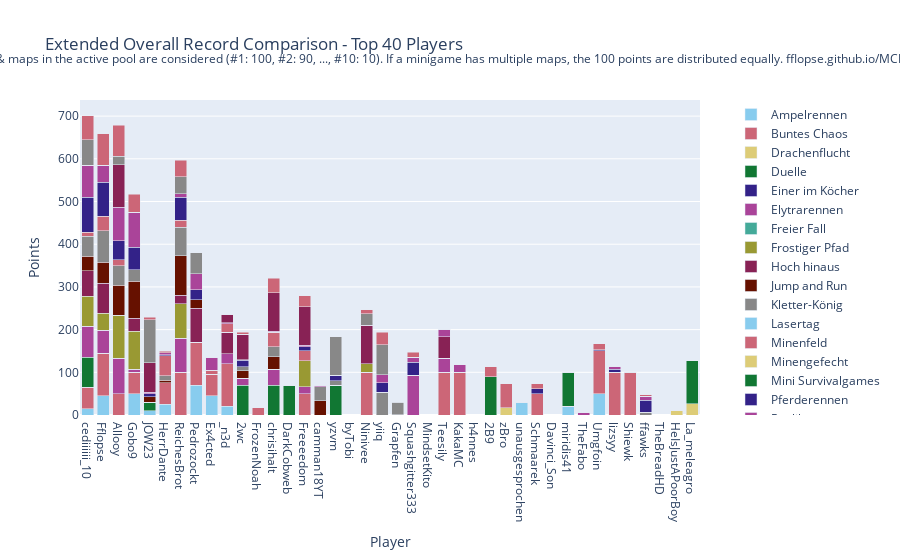

Notebook source saved alongside this figure:
### Code cell
import plotly.graph_objects as go

# Sum all columns to get the total score
outDf['Total'] = outDf.sum(axis=1)

# Sort by total score and fill N/A values with 0
outDf = outDf.sort_values(by='Total', ascending=False).fillna(0)

# Crop to top 10 players
cropDf = outDf.head(40).copy()

# Drop the 'Total' column for plotting
cropDf = cropDf.drop(columns=['Total'])

# Create a color palette
color_palette = px.colors.qualitative.Safe

# Create the stacked bar plot
fig = go.Figure()

for column in cropDf.columns.difference(['Player']):
    fig.add_trace(go.Bar(
        x=cropDf.index,
        y=cropDf[column],
        name=column,
        marker_color=color_palette[len(fig.data) % len(color_palette)]
    ))

# Update layout
fig.update_layout(
    barmode='stack',
    title='Extended Overall Record Comparison - Top 40 Players',
    xaxis=dict(title='Player'),
    yaxis=dict(title='Points'),
    #height=800,
    #width=1000,
    legend=dict(
        x=1.05,
        y=0.5,
        traceorder='normal',
        font=dict(size=12),
        bgcolor='rgba(255, 255, 255, 0)',
        bordercolor='rgba(0, 0, 0, 0)'
    ),
    margin=dict(r=200),  # Adjust right margin to make room for the legend
    annotations=[
        dict(
            x=0.5,
            y=1.1635,
            xref='paper',
            yref='paper',
            text='Max 100 points per minigame. Records #1 through #10 of games & maps in the active pool are considered (#1: 100, #2: 90, ..., #10: 10). If a minigame has multiple maps, the 100 points are distributed equally. fflopse.github.io/MCP-Records/data-analysis/global-ranking.ipynb',
            showarrow=False,
            font=dict(size=12),
            xanchor='center'
        )
    ]
)

fig.show()

# save the plot as an html file

fig.write_html('out/ext_overall_record_comparison.html')

### Figure 1 — Plotly figure (JSON) as saved in the notebook; plotly's stock layout.template omitted (floating-point values rounded to 4 significant figures; data arrays with more than 128 entries replaced by an {"elided": "..."} marker saying what was removed)
{"data": [{"marker": {"color": "rgb(136, 204, 238)"}, "name": "Ampelrennen", "type": "bar", "x": ["cediiiiii_10", "Fflopse", "Allooy", "Gobo9", "JOW23", "HerrDante", "ReichesBrot", "Pedrozockt", "Ex4cted", "_n3d", "2wc", "FrozenNoah", "chrisihalt", "DarkCobweb", "Freeeedom", "camman18YT", "yzvm", "byTobi", "Ninivee", "yiiq", "Grapfen", "Squashgitter333", "MindsetKito", "Teesily", "KakaMC", "h4nnes", "2B9", "zBro", "unausgesprochen", "Schmaarek", "Davinci_Son", "miridis41", "TheFabo", "Umgfoin", "lizsyy", "Shiewk", "ffawks", "TheBreadHD", "HeIsJustAPoorBoy", "La_meleagro"], "y": [15, 45, 0, 50, 10, 25, 0, 70, 45, 20, 0, 0, 0, 0, 0, 0, 0, 0, 0, 0, 0, 0, 0, 0, 0, 0, 0, 0, 30, 0, 0, 20, 0, 50, 0, 0, 0, 0, 0, 0]}, {"marker": {"color": "rgb(204, 102, 119)"}, "name": "Buntes Chaos", "type": "bar", "x": ["cediiiiii_10", "Fflopse", "Allooy", "Gobo9", "JOW23", "HerrDante", "ReichesBrot", "Pedrozockt", "Ex4cted", "_n3d", "2wc", "FrozenNoah", "chrisihalt", "DarkCobweb", "Freeeedom", "camman18YT", "yzvm", "byTobi", "Ninivee", "yiiq", "Grapfen", "Squashgitter333", "MindsetKito", "Teesily", "KakaMC", "h4nnes", "2B9", "zBro", "unausgesprochen", "Schmaarek", "Davinci_Son", "miridis41", "TheFabo", "Umgfoin", "lizsyy", "Shiewk", "ffawks", "TheBreadHD", "HeIsJustAPoorBoy", "La_meleagro"], "y": [50, 100, 50, 50, 0, 50, 100, 100, 50, 100, 0, 0, 0, 0, 50, 0, 0, 0, 100, 0, 0, 0, 0, 100, 100, 0, 0, 0, 0, 50, 0, 0, 0, 100, 100, 100, 0, 0, 0, 0]}, {"marker": {"color": "rgb(221, 204, 119)"}, "name": "Drachenflucht", "type": "bar", "x": ["cediiiiii_10", "Fflopse", "Allooy", "Gobo9", "JOW23", "HerrDante", "ReichesBrot", "Pedrozockt", "Ex4cted", "_n3d", "2wc", "FrozenNoah", "chrisihalt", "DarkCobweb", "Freeeedom", "camman18YT", "yzvm", "byTobi", "Ninivee", "yiiq", "Grapfen", "Squashgitter333", "MindsetKito", "Teesily", "KakaMC", "h4nnes", "2B9", "zBro", "unausgesprochen", "Schmaarek", "Davinci_Son", "miridis41", "TheFabo", "Umgfoin", "lizsyy", "Shiewk", "ffawks", "TheBreadHD", "HeIsJustAPoorBoy", "La_meleagro"], "y": [0, 0, 0, 0, 0, 0, 0, 0, 0, 0, 0, 0, 0, 0, 0, 0, 0, 0, 0, 0, 0, 0, 0, 0, 0, 0, 0, 16.67, 0, 0, 0, 0, 0, 0, 0, 0, 0, 0, 10, 26.67]}, {"marker": {"color": "rgb(17, 119, 51)"}, "name": "Duelle", "type": "bar", "x": ["cediiiiii_10", "Fflopse", "Allooy", "Gobo9", "JOW23", "HerrDante", "ReichesBrot", "Pedrozockt", "Ex4cted", "_n3d", "2wc", "FrozenNoah", "chrisihalt", "DarkCobweb", "Freeeedom", "camman18YT", "yzvm", "byTobi", "Ninivee", "yiiq", "Grapfen", "Squashgitter333", "MindsetKito", "Teesily", "KakaMC", "h4nnes", "2B9", "zBro", "unausgesprochen", "Schmaarek", "Davinci_Son", "miridis41", "TheFabo", "Umgfoin", "lizsyy", "Shiewk", "ffawks", "TheBreadHD", "HeIsJustAPoorBoy", "La_meleagro"], "y": [70, 0, 0, 0, 20, 0, 0, 0, 0, 0, 70, 0, 70, 70, 0, 0, 70, 0, 0, 0, 0, 0, 0, 0, 0, 0, 90, 0, 0, 0, 0, 80, 0, 0, 0, 0, 0, 0, 0, 100]}, {"marker": {"color": "rgb(51, 34, 136)"}, "name": "Einer im Köcher", "type": "bar", "x": ["cediiiiii_10", "Fflopse", "Allooy", "Gobo9", "JOW23", "HerrDante", "ReichesBrot", "Pedrozockt", "Ex4cted", "_n3d", "2wc", "FrozenNoah", "chrisihalt", "DarkCobweb", "Freeeedom", "camman18YT", "yzvm", "byTobi", "Ninivee", "yiiq", "Grapfen", "Squashgitter333", "MindsetKito", "Teesily", "KakaMC", "h4nnes", "2B9", "zBro", "unausgesprochen", "Schmaarek", "Davinci_Son", "miridis41", "TheFabo", "Umgfoin", "lizsyy", "Shiewk", "ffawks", "TheBreadHD", "HeIsJustAPoorBoy", "La_meleagro"], "y": [[40, 40, 40], [80, 80, 80], [83.33, 83.33, 83.33], [6.667, 6.667, 6.667], [13.33, 13.33, 13.33], [76.67, 76.67, 76.67], [6.667, 6.667, 6.667], [0, 0, 0], [0, 0, 0], [10, 10, 10], [0, 0, 0], [73.33, 73.33, 73.33], [0, 0, 0], [0, 0, 0], [33.33, 33.33, 33.33], [0, 0, 0], [0, 0, 0], [30, 30, 30], [0, 0, 0], [0, 0, 0], [0, 0, 0], [0, 0, 0], [30, 30, 30], [20, 20, 20], [0, 0, 0], [50, 50, 50], [0, 0, 0], [0, 0, 0], [0, 0, 0], [0, 0, 0], [0, 0, 0], [0, 0, 0], [10, 10, 10], [0, 0, 0], [0, 0, 0], [0, 0, 0], [0, 0, 0], [0, 0, 0], [0, 0, 0], [0, 0, 0]]}, {"marker": {"color": "rgb(170, 68, 153)"}, "name": "Elytrarennen", "type": "bar", "x": ["cediiiiii_10", "Fflopse", "Allooy", "Gobo9", "JOW23", "HerrDante", "ReichesBrot", "Pedrozockt", "Ex4cted", "_n3d", "2wc", "FrozenNoah", "chrisihalt", "DarkCobweb", "Freeeedom", "camman18YT", "yzvm", "byTobi", "Ninivee", "yiiq", "Grapfen", "Squashgitter333", "MindsetKito", "Teesily", "KakaMC", "h4nnes", "2B9", "zBro", "unausgesprochen", "Schmaarek", "Davinci_Son", "miridis41", "TheFabo", "Umgfoin", "lizsyy", "Shiewk", "ffawks", "TheBreadHD", "HeIsJustAPoorBoy", "La_meleagro"], "y": [73.33, 53.33, 83.33, 6.667, 0, 0, 80, 0, 0, 23.33, 16.67, 0, 36.67, 0, 16.67, 0, 0, 0, 0, 0, 0, 93.33, 0, 33.33, 0, 0, 0, 0, 0, 0, 0, 0, 0, 0, 0, 0, 0, 0, 0, 0]}, {"marker": {"color": "rgb(68, 170, 153)"}, "name": "Freier Fall", "type": "bar", "x": ["cediiiiii_10", "Fflopse", "Allooy", "Gobo9", "JOW23", "HerrDante", "ReichesBrot", "Pedrozockt", "Ex4cted", "_n3d", "2wc", "FrozenNoah", "chrisihalt", "DarkCobweb", "Freeeedom", "camman18YT", "yzvm", "byTobi", "Ninivee", "yiiq", "Grapfen", "Squashgitter333", "MindsetKito", "Teesily", "KakaMC", "h4nnes", "2B9", "zBro", "unausgesprochen", "Schmaarek", "Davinci_Son", "miridis41", "TheFabo", "Umgfoin", "lizsyy", "Shiewk", "ffawks", "TheBreadHD", "HeIsJustAPoorBoy", "La_meleagro"], "y": [0, 0, 0, 0, 0, 0, 0, 0, 0, 0, 0, 0, 0, 0, 0, 0, 0, 0, 0, 0, 0, 0, 0, 0, 0, 0, 0, 0, 0, 0, 0, 0, 0, 0, 0, 0, 0, 0, 0, 0]}, {"marker": {"color": "rgb(153, 153, 51)"}, "name": "Frostiger Pfad", "type": "bar", "x": ["cediiiiii_10", "Fflopse", "Allooy", "Gobo9", "JOW23", "HerrDante", "ReichesBrot", "Pedrozockt", "Ex4cted", "_n3d", "2wc", "FrozenNoah", "chrisihalt", "DarkCobweb", "Freeeedom", "camman18YT", "yzvm", "byTobi", "Ninivee", "yiiq", "Grapfen", "Squashgitter333", "MindsetKito", "Teesily", "KakaMC", "h4nnes", "2B9", "zBro", "unausgesprochen", "Schmaarek", "Davinci_Son", "miridis41", "TheFabo", "Umgfoin", "lizsyy", "Shiewk", "ffawks", "TheBreadHD", "HeIsJustAPoorBoy", "La_meleagro"], "y": [70, 40, 100, 90, 0, 0, 80, 0, 0, 0, 0, 0, 0, 0, 60, 0, 0, 0, 20, 0, 0, 0, 0, 0, 0, 0, 0, 0, 0, 0, 0, 0, 0, 0, 0, 0, 0, 0, 0, 0]}, {"marker": {"color": "rgb(136, 34, 85)"}, "name": "Hoch hinaus", "type": "bar", "x": ["cediiiiii_10", "Fflopse", "Allooy", "Gobo9", "JOW23", "HerrDante", "ReichesBrot", "Pedrozockt", "Ex4cted", "_n3d", "2wc", "FrozenNoah", "chrisihalt", "DarkCobweb", "Freeeedom", "camman18YT", "yzvm", "byTobi", "Ninivee", "yiiq", "Grapfen", "Squashgitter333", "MindsetKito", "Teesily", "KakaMC", "h4nnes", "2B9", "zBro", "unausgesprochen", "Schmaarek", "Davinci_Son", "miridis41", "TheFabo", "Umgfoin", "lizsyy", "Shiewk", "ffawks", "TheBreadHD", "HeIsJustAPoorBoy", "La_meleagro"], "y": [60, 70, 0, 30, 0, 0, 20, 80, 0, 50, 0, 0, 0, 0, 0, 0, 0, 0, 90, 0, 0, 0, 0, 50, 0, 0, 0, 0, 0, 0, 0, 0, 0, 0, 0, 0, 0, 0, 0, 0]}, {"marker": {"color": "rgb(102, 17, 0)"}, "name": "Jump and Run", "type": "bar", "x": ["cediiiiii_10", "Fflopse", "Allooy", "Gobo9", "JOW23", "HerrDante", "ReichesBrot", "Pedrozockt", "Ex4cted", "_n3d", "2wc", "FrozenNoah", "chrisihalt", "DarkCobweb", "Freeeedom", "camman18YT", "yzvm", "byTobi", "Ninivee", "yiiq", "Grapfen", "Squashgitter333", "MindsetKito", "Teesily", "KakaMC", "h4nnes", "2B9", "zBro", "unausgesprochen", "Schmaarek", "Davinci_Son", "miridis41", "TheFabo", "Umgfoin", "lizsyy", "Shiewk", "ffawks", "TheBreadHD", "HeIsJustAPoorBoy", "La_meleagro"], "y": [33.33, 50, 70, 86.67, 13.33, 6.667, 93.33, 20, 0, 0, 16.67, 0, 30, 0, 0, 33.33, 0, 0, 0, 0, 0, 0, 0, 0, 0, 0, 0, 0, 0, 0, 0, 0, 0, 0, 0, 0, 0, 0, 0, 0]}, {"marker": {"color": "rgb(136, 136, 136)"}, "name": "Kletter-König", "type": "bar", "x": ["cediiiiii_10", "Fflopse", "Allooy", "Gobo9", "JOW23", "HerrDante", "ReichesBrot", "Pedrozockt", "Ex4cted", "_n3d", "2wc", "FrozenNoah", "chrisihalt", "DarkCobweb", "Freeeedom", "camman18YT", "yzvm", "byTobi", "Ninivee", "yiiq", "Grapfen", "Squashgitter333", "MindsetKito", "Teesily", "KakaMC", "h4nnes", "2B9", "zBro", "unausgesprochen", "Schmaarek", "Davinci_Son", "miridis41", "TheFabo", "Umgfoin", "lizsyy", "Shiewk", "ffawks", "TheBreadHD", "HeIsJustAPoorBoy", "La_meleagro"], "y": [46.67, 73.33, 46.67, 26.67, 0, 10, 66.67, 0, 0, 0, 10, 0, 23.33, 0, 0, 33.33, 10, 0, 26.67, 53.33, 0, 0, 0, 0, 0, 0, 0, 0, 0, 0, 0, 0, 0, 0, 0, 0, 6.667, 0, 0, 0]}, {"marker": {"color": "rgb(136, 204, 238)"}, "name": "Lasertag", "type": "bar", "x": ["cediiiiii_10", "Fflopse", "Allooy", "Gobo9", "JOW23", "HerrDante", "ReichesBrot", "Pedrozockt", "Ex4cted", "_n3d", "2wc", "FrozenNoah", "chrisihalt", "DarkCobweb", "Freeeedom", "camman18YT", "yzvm", "byTobi", "Ninivee", "yiiq", "Grapfen", "Squashgitter333", "MindsetKito", "Teesily", "KakaMC", "h4nnes", "2B9", "zBro", "unausgesprochen", "Schmaarek", "Davinci_Son", "miridis41", "TheFabo", "Umgfoin", "lizsyy", "Shiewk", "ffawks", "TheBreadHD", "HeIsJustAPoorBoy", "La_meleagro"], "y": [[20, 20, 20], [83.33, 83.33, 83.33], [0, 0, 0], [20, 20, 20], [40, 40, 40], [83.33, 83.33, 83.33], [13.33, 13.33, 13.33], [26.67, 26.67, 26.67], [30, 30, 30], [0, 0, 0], [23.33, 23.33, 23.33], [0, 0, 0], [0, 0, 0], [0, 0, 0], [0, 0, 0], [0, 0, 0], [0, 0, 0], [0, 0, 0], [0, 0, 0], [0, 0, 0], [10, 10, 10], [0, 0, 0], [33.33, 33.33, 33.33], [0, 0, 0], [0, 0, 0], [20, 20, 20], [0, 0, 0], [6.667, 6.667, 6.667], [30, 30, 30], [0, 0, 0], [10, 10, 10], [0, 0, 0], [43.33, 43.33, 43.33], [0, 0, 0], [0, 0, 0], [0, 0, 0], [26.67, 26.67, 26.67], [0, 0, 0], [0, 0, 0], [0, 0, 0]]}, {"marker": {"color": "rgb(204, 102, 119)"}, "name": "Minenfeld", "type": "bar", "x": ["cediiiiii_10", "Fflopse", "Allooy", "Gobo9", "JOW23", "HerrDante", "ReichesBrot", "Pedrozockt", "Ex4cted", "_n3d", "2wc", "FrozenNoah", "chrisihalt", "DarkCobweb", "Freeeedom", "camman18YT", "yzvm", "byTobi", "Ninivee", "yiiq", "Grapfen", "Squashgitter333", "MindsetKito", "Teesily", "KakaMC", "h4nnes", "2B9", "zBro", "unausgesprochen", "Schmaarek", "Davinci_Son", "miridis41", "TheFabo", "Umgfoin", "lizsyy", "Shiewk", "ffawks", "TheBreadHD", "HeIsJustAPoorBoy", "La_meleagro"], "y": [10, 33.33, 13.33, 0, 0, 46.67, 16.67, 0, 10, 20, 0, 16.67, 33.33, 0, 23.33, 0, 0, 0, 10, 0, 0, 0, 0, 0, 0, 0, 23.33, 56.67, 0, 0, 0, 0, 0, 0, 0, 0, 0, 0, 0, 0]}, {"marker": {"color": "rgb(221, 204, 119)"}, "name": "Minengefecht", "type": "bar", "x": ["cediiiiii_10", "Fflopse", "Allooy", "Gobo9", "JOW23", "HerrDante", "ReichesBrot", "Pedrozockt", "Ex4cted", "_n3d", "2wc", "FrozenNoah", "chrisihalt", "DarkCobweb", "Freeeedom", "camman18YT", "yzvm", "byTobi", "Ninivee", "yiiq", "Grapfen", "Squashgitter333", "MindsetKito", "Teesily", "KakaMC", "h4nnes", "2B9", "zBro", "unausgesprochen", "Schmaarek", "Davinci_Son", "miridis41", "TheFabo", "Umgfoin", "lizsyy", "Shiewk", "ffawks", "TheBreadHD", "HeIsJustAPoorBoy", "La_meleagro"], "y": [[72.5, 72.5, 72.5], [10, 10, 10], [47.5, 47.5, 47.5], [50, 50, 50], [52.5, 52.5, 52.5], [7.5, 7.5, 7.5], [10, 10, 10], [0, 0, 0], [0, 0, 0], [7.5, 7.5, 7.5], [20, 20, 20], [55, 55, 55], [45, 45, 45], [52.5, 52.5, 52.5], [0, 0, 0], [0, 0, 0], [30, 30, 30], [0, 0, 0], [0, 0, 0], [47.5, 47.5, 47.5], [10, 10, 10], [0, 0, 0], [0, 0, 0], [0, 0, 0], [0, 0, 0], [0, 0, 0], [0, 0, 0], [0, 0, 0], [0, 0, 0], [20, 20, 20], [20, 20, 20], [0, 0, 0], [0, 0, 0], [0, 0, 0], [0, 0, 0], [0, 0, 0], [7.5, 7.5, 7.5], [0, 0, 0], [0, 0, 0], [0, 0, 0]]}, {"marker": {"color": "rgb(17, 119, 51)"}, "name": "Mini Survivalgames", "type": "bar", "x": ["cediiiiii_10", "Fflopse", "Allooy", "Gobo9", "JOW23", "HerrDante", "ReichesBrot", "Pedrozockt", "Ex4cted", "_n3d", "2wc", "FrozenNoah", "chrisihalt", "DarkCobweb", "Freeeedom", "camman18YT", "yzvm", "byTobi", "Ninivee", "yiiq", "Grapfen", "Squashgitter333", "MindsetKito", "Teesily", "KakaMC", "h4nnes", "2B9", "zBro", "unausgesprochen", "Schmaarek", "Davinci_Son", "miridis41", "TheFabo", "Umgfoin", "lizsyy", "Shiewk", "ffawks", "TheBreadHD", "HeIsJustAPoorBoy", "La_meleagro"], "y": {"elided": "40x4 float values"}}, {"marker": {"color": "rgb(51, 34, 136)"}, "name": "Pferderennen", "type": "bar", "x": ["cediiiiii_10", "Fflopse", "Allooy", "Gobo9", "JOW23", "HerrDante", "ReichesBrot", "Pedrozockt", "Ex4cted", "_n3d", "2wc", "FrozenNoah", "chrisihalt", "DarkCobweb", "Freeeedom", "camman18YT", "yzvm", "byTobi", "Ninivee", "yiiq", "Grapfen", "Squashgitter333", "MindsetKito", "Teesily", "KakaMC", "h4nnes", "2B9", "zBro", "unausgesprochen", "Schmaarek", "Davinci_Son", "miridis41", "TheFabo", "Umgfoin", "lizsyy", "Shiewk", "ffawks", "TheBreadHD", "HeIsJustAPoorBoy", "La_meleagro"], "y": [81.67, 80, 45, 53.33, 6.667, 3.333, 53.33, 23.33, 0, 0, 15, 0, 0, 0, 10, 0, 13.33, 0, 0, 21.67, 0, 30, 0, 0, 0, 0, 0, 0, 0, 11.67, 0, 0, 0, 3.333, 6.667, 0, 28.33, 0, 0, 0]}, {"marker": {"color": "rgb(170, 68, 153)"}, "name": "Replika", "type": "bar", "x": ["cediiiiii_10", "Fflopse", "Allooy", "Gobo9", "JOW23", "HerrDante", "ReichesBrot", "Pedrozockt", "Ex4cted", "_n3d", "2wc", "FrozenNoah", "chrisihalt", "DarkCobweb", "Freeeedom", "camman18YT", "yzvm", "byTobi", "Ninivee", "yiiq", "Grapfen", "Squashgitter333", "MindsetKito", "Teesily", "KakaMC", "h4nnes", "2B9", "zBro", "unausgesprochen", "Schmaarek", "Davinci_Son", "miridis41", "TheFabo", "Umgfoin", "lizsyy", "Shiewk", "ffawks", "TheBreadHD", "HeIsJustAPoorBoy", "La_meleagro"], "y": [74.85, 39.71, 77.86, 81.65, 2.718, 3.883, 8.35, 37.09, 30, 2.427, 0.9709, 0, 2.621, 0, 3.01, 3.107, 0, 0, 0, 19.03, 0.1942, 12.14, 0, 17.67, 17.67, 0, 0, 0, 0, 0, 0, 0, 5.34, 0, 7.767, 0, 8.544, 0, 0, 0.7767]}, {"marker": {"color": "rgb(68, 170, 153)"}, "name": "Sammelwahn", "type": "bar", "x": ["cediiiiii_10", "Fflopse", "Allooy", "Gobo9", "JOW23", "HerrDante", "ReichesBrot", "Pedrozockt", "Ex4cted", "_n3d", "2wc", "FrozenNoah", "chrisihalt", "DarkCobweb", "Freeeedom", "camman18YT", "yzvm", "byTobi", "Ninivee", "yiiq", "Grapfen", "Squashgitter333", "MindsetKito", "Teesily", "KakaMC", "h4nnes", "2B9", "zBro", "unausgesprochen", "Schmaarek", "Davinci_Son", "miridis41", "TheFabo", "Umgfoin", "lizsyy", "Shiewk", "ffawks", "TheBreadHD", "HeIsJustAPoorBoy", "La_meleagro"], "y": {"elided": "40x4 float values"}}, {"marker": {"color": "rgb(153, 153, 51)"}, "name": "Schießstand", "type": "bar", "x": ["cediiiiii_10", "Fflopse", "Allooy", "Gobo9", "JOW23", "HerrDante", "ReichesBrot", "Pedrozockt", "Ex4cted", "_n3d", "2wc", "FrozenNoah", "chrisihalt", "DarkCobweb", "Freeeedom", "camman18YT", "yzvm", "byTobi", "Ninivee", "yiiq", "Grapfen", "Squashgitter333", "MindsetKito", "Teesily", "KakaMC", "h4nnes", "2B9", "zBro", "unausgesprochen", "Schmaarek", "Davinci_Son", "miridis41", "TheFabo", "Umgfoin", "lizsyy", "Shiewk", "ffawks", "TheBreadHD", "HeIsJustAPoorBoy", "La_meleagro"], "y": {"elided": "40x4 float values"}}, {"marker": {"color": "rgb(136, 34, 85)"}, "name": "Spleef", "type": "bar", "x": ["cediiiiii_10", "Fflopse", "Allooy", "Gobo9", "JOW23", "HerrDante", "ReichesBrot", "Pedrozockt", "Ex4cted", "_n3d", "2wc", "FrozenNoah", "chrisihalt", "DarkCobweb", "Freeeedom", "camman18YT", "yzvm", "byTobi", "Ninivee", "yiiq", "Grapfen", "Squashgitter333", "MindsetKito", "Teesily", "KakaMC", "h4nnes", "2B9", "zBro", "unausgesprochen", "Schmaarek", "Davinci_Son", "miridis41", "TheFabo", "Umgfoin", "lizsyy", "Shiewk", "ffawks", "TheBreadHD", "HeIsJustAPoorBoy", "La_meleagro"], "y": [0, 0, 100, 0, 70, 0, 0, 0, 0, 20, 60, 0, 90, 0, 90, 0, 0, 0, 0, 0, 0, 0, 0, 0, 0, 0, 0, 0, 0, 0, 0, 0, 0, 0, 0, 0, 0, 0, 0, 0]}, {"marker": {"color": "rgb(102, 17, 0)"}, "name": "Todeswürfel", "type": "bar", "x": ["cediiiiii_10", "Fflopse", "Allooy", "Gobo9", "JOW23", "HerrDante", "ReichesBrot", "Pedrozockt", "Ex4cted", "_n3d", "2wc", "FrozenNoah", "chrisihalt", "DarkCobweb", "Freeeedom", "camman18YT", "yzvm", "byTobi", "Ninivee", "yiiq", "Grapfen", "Squashgitter333", "MindsetKito", "Teesily", "KakaMC", "h4nnes", "2B9", "zBro", "unausgesprochen", "Schmaarek", "Davinci_Son", "miridis41", "TheFabo", "Umgfoin", "lizsyy", "Shiewk", "ffawks", "TheBreadHD", "HeIsJustAPoorBoy", "La_meleagro"], "y": [0, 0, 0, 0, 0, 0, 0, 0, 0, 0, 0, 0, 0, 0, 0, 0, 0, 0, 0, 0, 0, 0, 0, 0, 0, 0, 0, 0, 0, 0, 0, 0, 0, 0, 0, 0, 0, 0, 0, 0]}, {"marker": {"color": "rgb(136, 136, 136)"}, "name": "Waffenfolge", "type": "bar", "x": ["cediiiiii_10", "Fflopse", "Allooy", "Gobo9", "JOW23", "HerrDante", "ReichesBrot", "Pedrozockt", "Ex4cted", "_n3d", "2wc", "FrozenNoah", "chrisihalt", "DarkCobweb", "Freeeedom", "camman18YT", "yzvm", "byTobi", "Ninivee", "yiiq", "Grapfen", "Squashgitter333", "MindsetKito", "Teesily", "KakaMC", "h4nnes", "2B9", "zBro", "unausgesprochen", "Schmaarek", "Davinci_Son", "miridis41", "TheFabo", "Umgfoin", "lizsyy", "Shiewk", "ffawks", "TheBreadHD", "HeIsJustAPoorBoy", "La_meleagro"], "y": [60, 0, 20, 0, 100, 0, 40, 50, 0, 0, 0, 0, 0, 0, 0, 0, 90, 0, 0, 70, 30, 0, 0, 0, 0, 0, 0, 0, 0, 0, 0, 0, 0, 0, 0, 0, 0, 0, 0, 0]}, {"marker": {"color": "rgb(136, 204, 238)"}, "name": "Walls", "type": "bar", "x": ["cediiiiii_10", "Fflopse", "Allooy", "Gobo9", "JOW23", "HerrDante", "ReichesBrot", "Pedrozockt", "Ex4cted", "_n3d", "2wc", "FrozenNoah", "chrisihalt", "DarkCobweb", "Freeeedom", "camman18YT", "yzvm", "byTobi", "Ninivee", "yiiq", "Grapfen", "Squashgitter333", "MindsetKito", "Teesily", "KakaMC", "h4nnes", "2B9", "zBro", "unausgesprochen", "Schmaarek", "Davinci_Son", "miridis41", "TheFabo", "Umgfoin", "lizsyy", "Shiewk", "ffawks", "TheBreadHD", "HeIsJustAPoorBoy", "La_meleagro"], "y": {"elided": "40x4 float values"}}, {"marker": {"color": "rgb(204, 102, 119)"}, "name": "Wettrennen", "type": "bar", "x": ["cediiiiii_10", "Fflopse", "Allooy", "Gobo9", "JOW23", "HerrDante", "ReichesBrot", "Pedrozockt", "Ex4cted", "_n3d", "2wc", "FrozenNoah", "chrisihalt", "DarkCobweb", "Freeeedom", "camman18YT", "yzvm", "byTobi", "Ninivee", "yiiq", "Grapfen", "Squashgitter333", "MindsetKito", "Teesily", "KakaMC", "h4nnes", "2B9", "zBro", "unausgesprochen", "Schmaarek", "Davinci_Son", "miridis41", "TheFabo", "Umgfoin", "lizsyy", "Shiewk", "ffawks", "TheBreadHD", "HeIsJustAPoorBoy", "La_meleagro"], "y": [56, 74, 72, 42, 6, 4, 38, 0, 0, 0, 4, 0, 34, 0, 26, 0, 0, 0, 0, 30, 0, 12, 0, 0, 0, 0, 0, 0, 0, 12, 0, 0, 0, 14, 0, 0, 4, 0, 0, 0]}], "layout": {"annotations": [{"font": {"size": 12}, "showarrow": false, "text": "Max 100 points per minigame. Records #1 through #10 of games & maps in the active pool are considered (#1: 100, #2: 90, ..., #10: 10). If a minigame has multiple maps, the 100 points are distributed equally. fflopse.github.io/MCP-Records/data-analysis/global-ranking.ipynb", "x": 0.5, "xanchor": "center", "xref": "paper", "y": 1.163, "yref": "paper"}], "barmode": "stack", "legend": {"bgcolor": "rgba(255, 255, 255, 0)", "bordercolor": "rgba(0, 0, 0, 0)", "font": {"size": 12}, "traceorder": "normal", "x": 1.05, "y": 0.5}, "margin": {"r": 200}, "title": {"text": "Extended Overall Record Comparison - Top 40 Players"}, "xaxis": {"title": {"text": "Player"}}, "yaxis": {"title": {"text": "Points"}}}}
